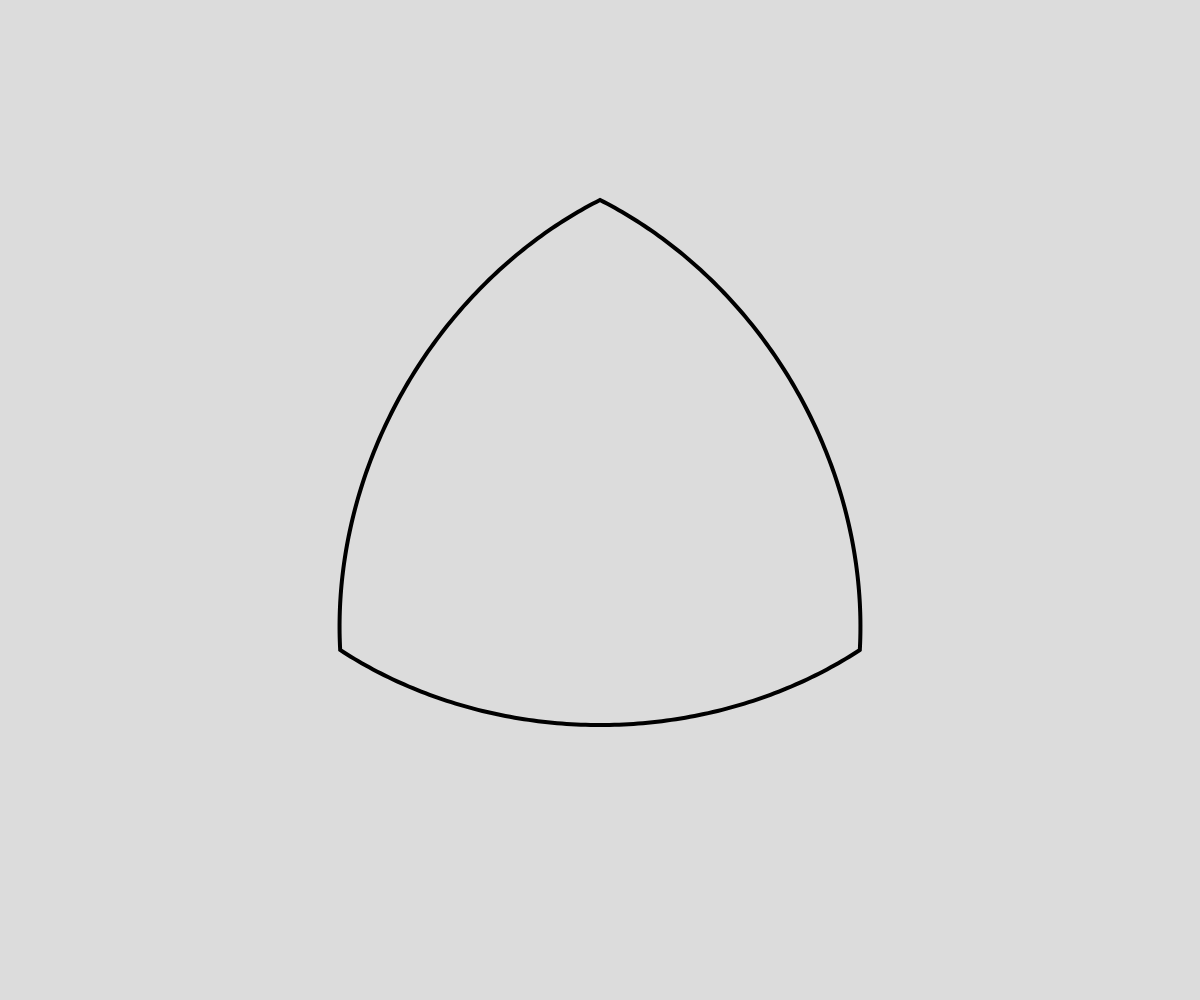
Frame 1 (no input)
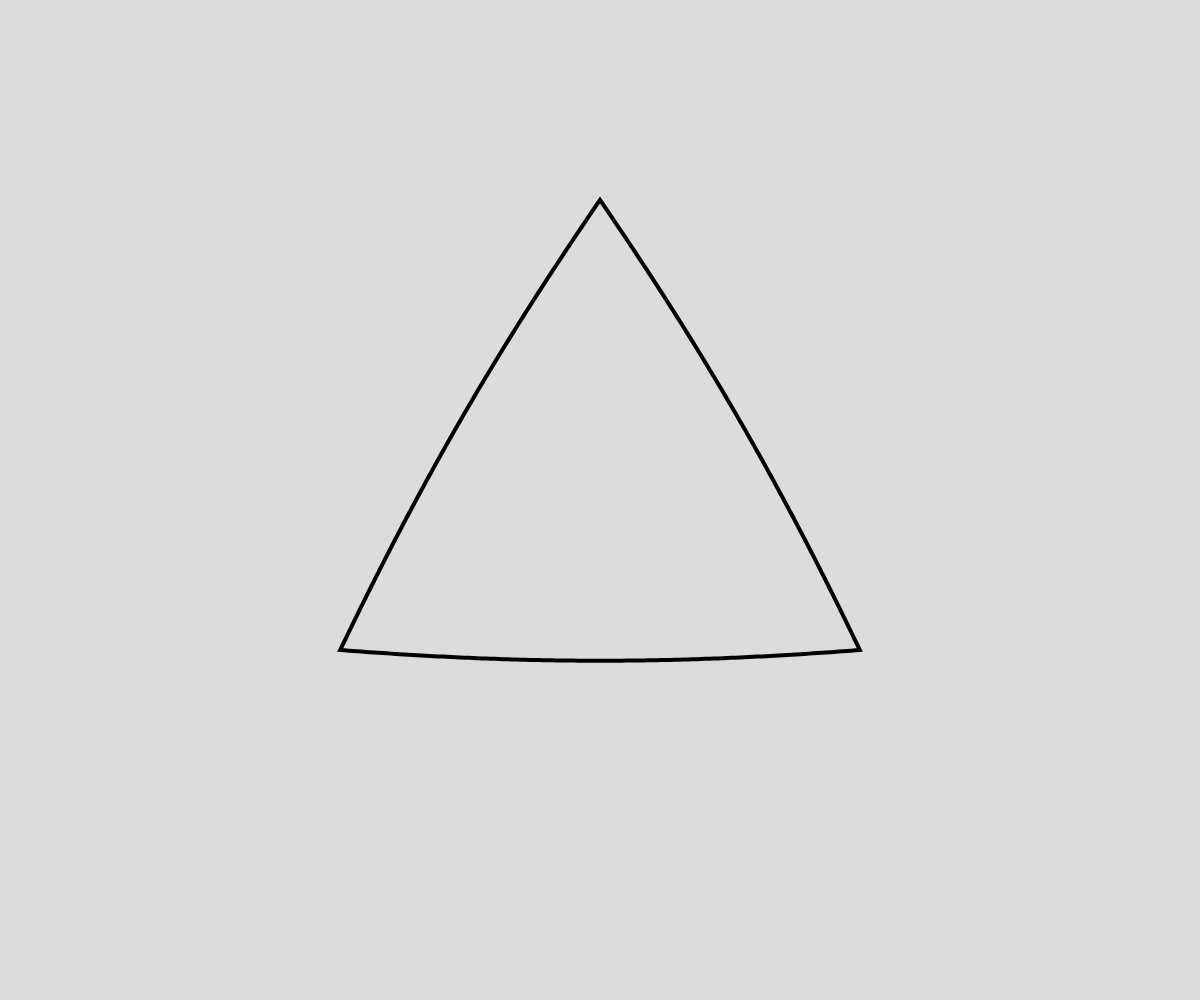
Frame 60 (no input)
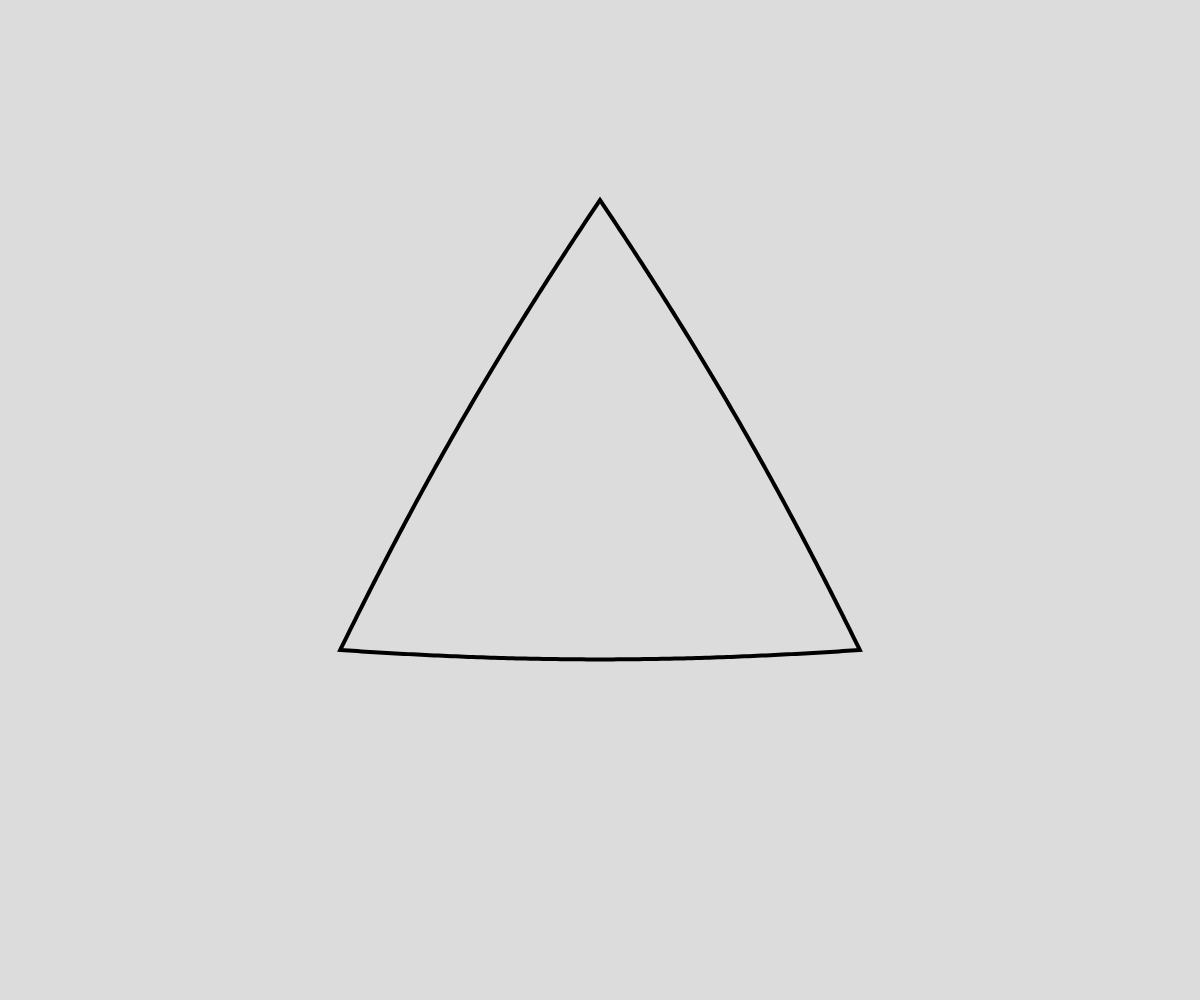
Frame 120 (the mouse pressed at the canvas centre since frame 60)

The p5.js sketch that drew these frames (run headless with seeded random() and noise() and a simulated clock; from frame 60 on, the mouse is pressed at the canvas centre):

// p5.js sketch
// ── sketch.js
const cirPath = [];
const triPath = [];
const spacing = 1;
let theta = 0;

function polarToCartesian(r, angle) {
  return createVector(r * cos(angle), r * sin(angle));
}

function setup() {
  createCanvas(windowWidth, windowHeight);
  angleMode(DEGREES);
  const radius = 300;
  let startA = 0;
  let endA = 120;
  let start = polarToCartesian(radius, startA);
  let end = polarToCartesian(radius, endA);
  for (let a = startA; a < 360; a += spacing) {
    const cv = polarToCartesian(radius, a);
    cirPath.push(cv);

    const amt = (a % 120) / (endA - startA);
    const tv = p5.Vector.lerp(start, end, amt);
    triPath.push(tv);

    if ((a + spacing) % 120 === 0) {
      startA += 120;
      endA += 120;
      start = polarToCartesian(radius, startA);
      end = polarToCartesian(radius, endA);
    }
  }
}

function draw() {
  background(220);
  translate(width / 2, height / 2);
  rotate(30);

  stroke(0);
  strokeWeight(4);
  noFill();

  const amt = (sin(theta) + 1) / 2;
  theta += 1;

  beginShape();
  for (let i = 0; i < cirPath.length; i++) {
    const cv = cirPath[i];
    const tv = triPath[i];
    const x = lerp(cv.x, tv.x, amt);
    const y = lerp(cv.y, tv.y, amt);
    vertex(x, y);
  }
  endShape(CLOSE);
}
